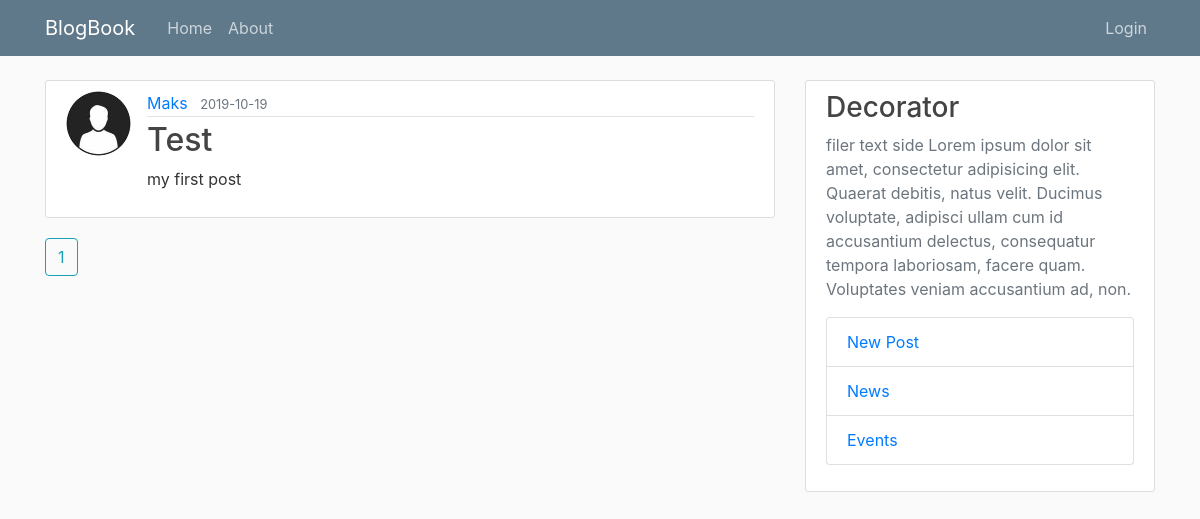
The app's page /home, older data.
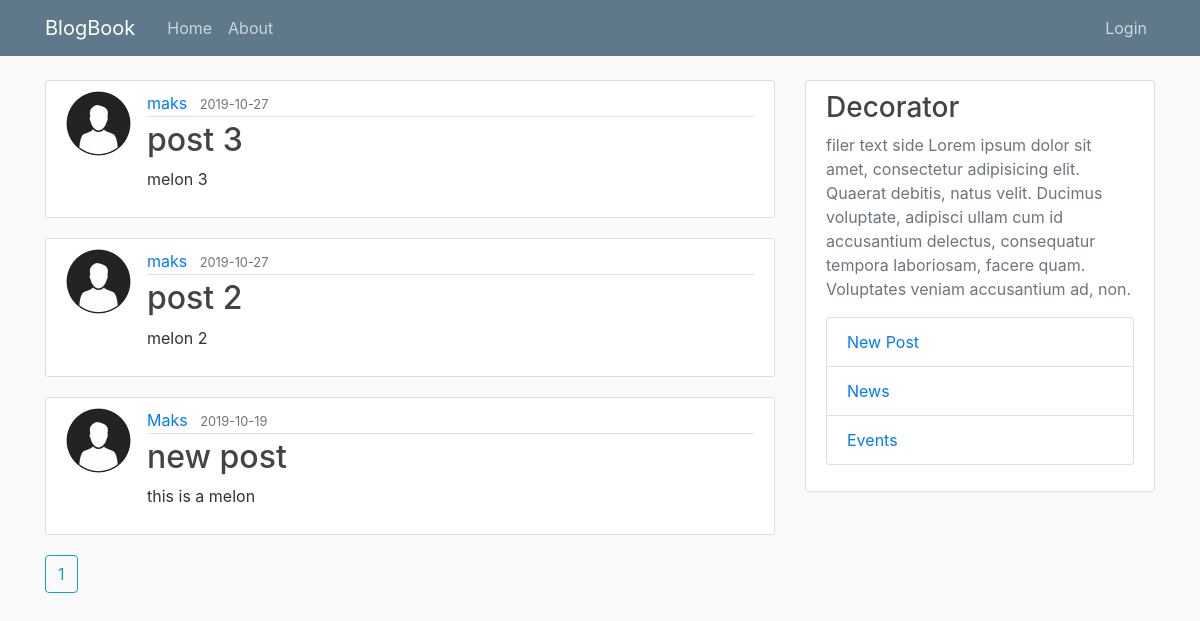
The same page, newer data.
### flaskblog/models.py (models this page shows, shortened)
class Post(db.Model):
    id = db.Column(db.Integer, primary_key=True)
    title = db.Column(db.String(100), nullable=False)
    date_posted = db.Column(db.DateTime, nullable=False, default=datetime.utcnow)
    content = db.Column(db.Text, nullable=False)
    user_id = db.Column(db.Integer, db.ForeignKey('user.id'), nullable=False)

class User(db.Model, UserMixin):
    id = db.Column(db.Integer, primary_key=True)
    username = db.Column(db.String(20), unique=True, nullable=False)
    email = db.Column(db.String(120), unique=True, nullable=False)
    image_file = db.Column(db.String(20), nullable=False, default='default.jpg')
    password = db.Column(db.String(60), nullable=False)
    posts = db.relationship('Post', backref='author', lazy=True)

### flaskblog/routes.py (the view)
@app.route("/")
@app.route("/home")
def home():
    page = request.args.get('page', 1, type=int)
    posts = Post.query.order_by(Post.date_posted.desc()).paginate(page=page, per_page = 5)
    return render_template('home.html', posts=posts)

### flaskblog/templates/home.html
{% extends "layout.html" %}
{% block content %}
    {% for post in posts.items %}
        <article class="media content-section">
          <img src="{{ url_for('static', filename='profile_pics/' + post.author.image_file) }}"
                alt="profile_pic"  class="rounded-circle article-img">
          <div class="media-body">
            <div class="article-metadata">
              <a class="mr-2" href="#">{{ post.author.username }}</a>
              <small class="text-muted">{{ post.date_posted.strftime('%Y-%m-%d') }}</small>
            </div>
            <h2><a class="article-title" href="{{ url_for('post', post_id=post.id) }}">{{ post.title }}</a></h2>
            <p class="article-content">{{ post.content }}</p>
          </div>
        </article>
    {% endfor %}
    {% for page_num in posts.iter_pages(left_edge=1, right_edge=1, left_current=1, right_current=2) %}
      {% if page_num %}
        {% if posts.page == page_num %}
          <a class = "btn btn-outline-info mb-4" href = "{{ url_for('home', page=page_num) }}">{{ page_num }}</a>
        {% else %}
          <a class = "btn btn-outline-info mb-4" href = "{{ url_for('home', page=page_num) }}">{{ page_num }}</a>
        {% endif %}
      {% else %}
        ...
      {% endif %}
    {% endfor %}
{% endblock content %}

### flaskblog/templates/layout.html (shortened to what this page needs)
<!DOCTYPE html>
<html>
<head>
    <link rel="stylesheet" href="https://maxcdn.bootstrapcdn.com/bootstrap/4.0.0/css/bootstrap.min.css">
    <link rel="stylesheet" type="text/css" href="{{ url_for('static', filename='main.css') }}">
</head>
<body>
    <header class="site-header">
      <nav class="navbar navbar-expand-md navbar-dark bg-steel fixed-top">
        <div class="container">
          <a class="navbar-brand mr-4" href="/">BlogBook</a>
          <div class="collapse navbar-collapse" id="navbarToggle">
            <div class="navbar-nav mr-auto">
              <a class="nav-item nav-link" href="{{ url_for('home') }}">Home</a>
              <a class="nav-item nav-link" href="{{ url_for('about') }}">About</a>
            </div>
            <div class="navbar-nav">
              {% if current_user.is_authenticated %}
              <a class="nav-item nav-link" href="{{ url_for('account') }}">Account</a>
              <a class="nav-item nav-link" href="{{ url_for('logout') }}">Logout</a>
              {% else %}
              <a class="nav-item nav-link" href="{{ url_for('login') }}">Login</a>
              {% endif %}
            </div>
          </div>
        </div>
      </nav>
    </header>
    <main role="main" class="container">
      <div class="row">
        <div class="col-md-8">
          {% block content %}{% endblock %}
        </div>
        <div class="col-md-4">
          <div class="content-section">
            <h3>Decorator</h3>
            <p class='text-muted'>filer text side Lorem ipsum dolor sit amet, consectetur adipisicing elit. Quaerat debitis, natus velit. Ducimus voluptate, adipisci ullam cum id accusantium delectus, consequatur tempora laboriosam, facere quam. Voluptates veniam accusantium ad, non.
              <ul class="list-group">
                <li class="list-group-item list-group-item-grey"><a href="{{ url_for('new_post') }}">New Post</a></li>
                <li class="list-group-item list-group-item-grey"><a href="https://news.ycombinator.com/" target="_blank">News</a></li>
                <li class="list-group-item list-group-item-grey"><a href="#">Events</a></li>
              </ul>
            </p>
          </div>
        </div>
      </div>
    </main>
</body>
</html>

### flaskblog/static/main.css (style rules this page uses)
body { background: #fafafa; color: #333333; margin-top: 5rem; }
h1, h2, h3, h4, h5, h6 { color: #444444; }
.bg-steel { background-color: #5f788a; }
.site-header .navbar-nav .nav-link { color: #cbd5db; }
.content-section { background: #ffffff; padding: 10px 20px; border: 1px solid #dddddd; border-radius: 3px; margin-bottom: 20px; }
.article-title { color: #444444; }
.article-content { white-space: pre-line; }
.article-img { height: 65px; width: 65px; margin-right: 16px; }
.article-metadata { padding-bottom: 1px; margin-bottom: 4px; border-bottom: 1px solid #e3e3e3 }

Row changes from the older to the newer data that the page shows:
added Post: image_file (placeholder picture), author.username "maks", date_posted "2019-10-27", title "post 3", content "melon 3"
added Post: image_file (placeholder picture), author.username "maks", date_posted "2019-10-27", title "post 2", content "melon 2"
changed Post "Maks": title "Test" → "new post"; content "my first post" → "this is a melon"
